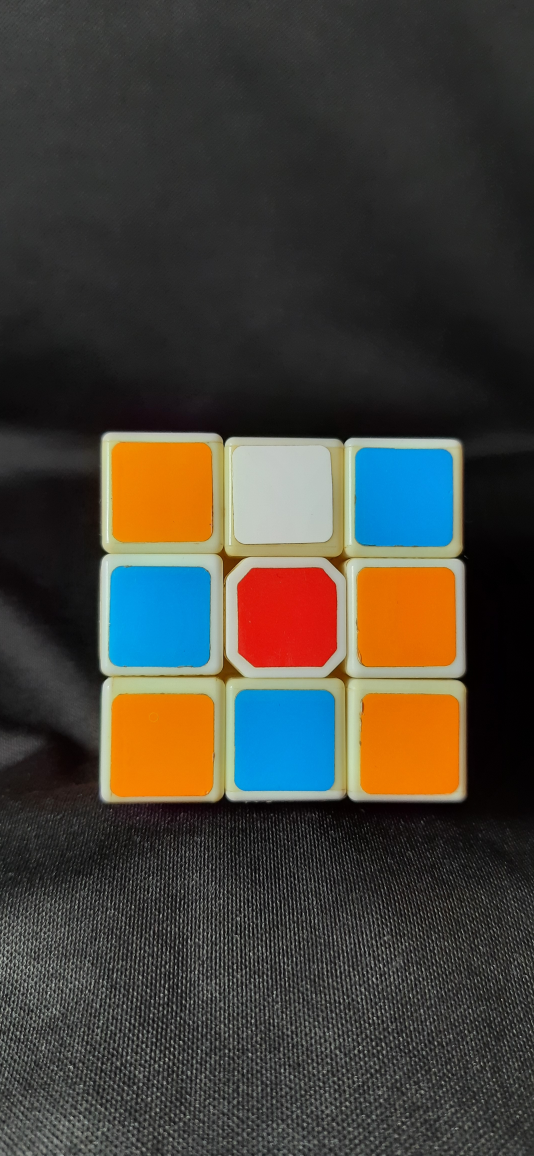
#> input picture Assets/RF.jpg, 2136 x 4624 px (shown at 1/4 size)
$ python trackbars.py
#> lines starting #> are read from the running program, lines starting #| are printed output that depends on the picture; after the words box and inside, x2 and y2 are one past the last pixel; in counts of white or black regions, pixels touching at a corner belong together
import cv2
import numpy as np
RF=cv2.imread('Assets/RF.jpg')
#> RF is the input picture: shape (4624, 2136, 3); mean B, G, R 57.9, 65.2, 68.6
RFhsv = cv2.cvtColor(RF,cv2.COLOR_BGR2HSV_FULL)
#> RFhsv: shape (4624, 2136, 3); mean H, S, V 60.5, 53, 80.1
#hue: from 0 to 179, saturation and value: from 0 to 255
def empty(x):
  return x

cv2.namedWindow("TrackBars")
#cv2.resize("TrackBars",640,240)
cv2.createTrackbar("Hue Min","TrackBars",0,255,empty)
#> slider 'Hue Min' is set to 51
cv2.createTrackbar("Hue Max","TrackBars",255,255,empty)
cv2.createTrackbar("Sat Min","TrackBars",0,255,empty)
#> slider 'Sat Min' is set to 51
cv2.createTrackbar("Sat Max","TrackBars",255,255,empty)
cv2.createTrackbar("Val Min","TrackBars",0,255,empty)
#> slider 'Val Min' is set to 51
cv2.createTrackbar("Val Max","TrackBars",255,255,empty)

while True:
  h_min = cv2.getTrackbarPos("Hue Min", "TrackBars")
  h_max = cv2.getTrackbarPos("Hue Max", "TrackBars")
  s_min = cv2.getTrackbarPos("Sat Min", "TrackBars")
  s_max = cv2.getTrackbarPos("Sat Max", "TrackBars")
  v_min = cv2.getTrackbarPos("Val Min", "TrackBars")
  v_max = cv2.getTrackbarPos("Val Max", "TrackBars")
  print(h_min,h_max,s_min,s_max,v_min,v_max)
  lower = np.array([h_min,s_min,v_min])
  upper = np.array([h_max,s_max,v_max])
  mask1 = cv2.inRange(RFhsv,lower,upper)
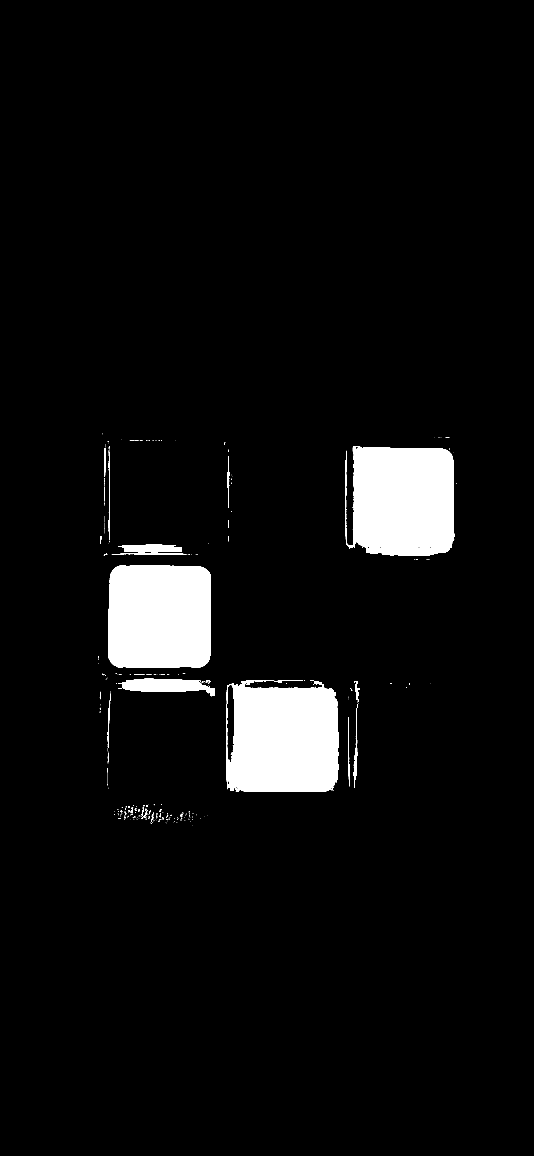
#> mask1: shape (4624, 2136) (shown at 1/4 size); 5.4% white; 475 white regions (419 under 20 px), largest, box (x1, y1, x2, y2) and area: (904, 2720, 1356, 3168) 175025, (1381, 1784, 1818, 2224) 166810, (433, 2261, 844, 2671) 162628
  mask = cv2.resize(mask1, (356,771))
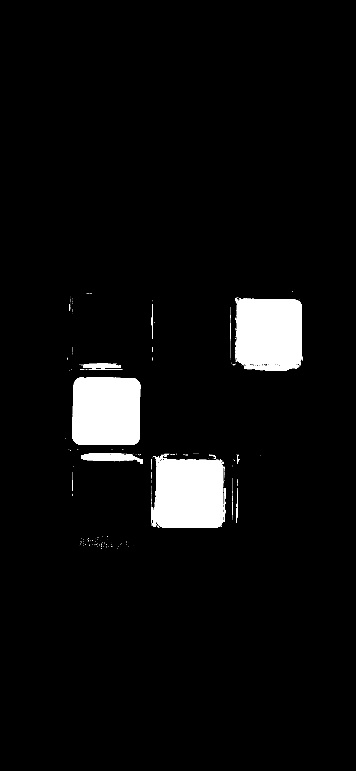
#> mask: shape (771, 356); min 0, max 255, mean 13.9
  cv2.imshow('',mask)
  cv2.waitKey(1)
